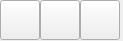
<?xml version="1.0" encoding="UTF-8"?>
<ui version="4.0">
 <class>AimWin</class>
 <widget class="QDialog" name="AimWin">
  <property name="windowModality">
   <enum>Qt::NonModal</enum>
  </property>
  <property name="geometry">
   <rect>
    <x>0</x>
    <y>0</y>
    <width>123</width>
    <height>41</height>
   </rect>
  </property>
  <property name="windowTitle">
   <string/>
  </property>
  <widget class="QToolButton" name="lanToolButton">
   <property name="geometry">
    <rect>
     <x>0</x>
     <y>0</y>
     <width>40</width>
     <height>40</height>
    </rect>
   </property>
   <property name="text">
    <string/>
   </property>
   <property name="icon">
    <iconset resource="default.qrc">
     <normaloff>:/res/cn.png</normaloff>:/res/cn.png</iconset>
   </property>
   <property name="iconSize">
    <size>
     <width>32</width>
     <height>32</height>
    </size>
   </property>
  </widget>
  <widget class="QToolButton" name="punToolButton">
   <property name="geometry">
    <rect>
     <x>40</x>
     <y>0</y>
     <width>40</width>
     <height>40</height>
    </rect>
   </property>
   <property name="text">
    <string/>
   </property>
   <property name="icon">
    <iconset resource="default.qrc">
     <normaloff>:/res/pun.png</normaloff>:/res/pun.png</iconset>
   </property>
   <property name="iconSize">
    <size>
     <width>32</width>
     <height>32</height>
    </size>
   </property>
  </widget>
  <widget class="QToolButton" name="helpToolButton">
   <property name="geometry">
    <rect>
     <x>80</x>
     <y>0</y>
     <width>40</width>
     <height>40</height>
    </rect>
   </property>
   <property name="text">
    <string/>
   </property>
   <property name="icon">
    <iconset resource="default.qrc">
     <normaloff>:/res/help.png</normaloff>:/res/help.png</iconset>
   </property>
   <property name="iconSize">
    <size>
     <width>32</width>
     <height>32</height>
    </size>
   </property>
  </widget>
 </widget>
 <layoutdefault spacing="6" margin="11"/>
 <resources>
  <include location="default.qrc"/>
 </resources>
 <connections/>
</ui>
